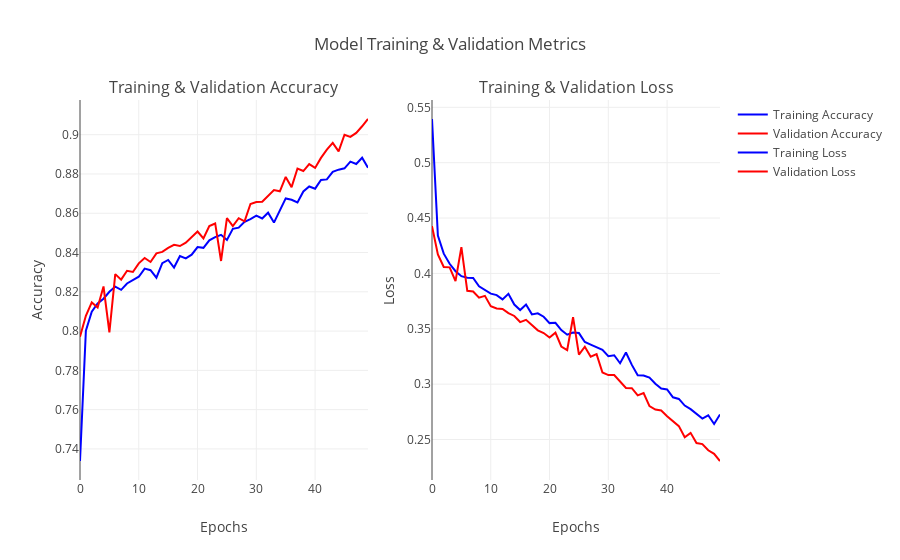

The code cell stored with this chart in its notebook:
### Markdown cell above
### Training and loss Plot

### Code cell
import plotly.graph_objects as go
from plotly.subplots import make_subplots

# Create the figure
fig = make_subplots(rows=1, cols=2, subplot_titles=('Training & Validation Accuracy', 'Training & Validation Loss'))

# Accuracy plot
fig.add_trace(
    go.Scatter(x=list(range(len(history.history['accuracy']))), y=history.history['accuracy'], 
               mode='lines', name='Training Accuracy', line=dict(color='blue')),
    row=1, col=1
)

fig.add_trace(
    go.Scatter(x=list(range(len(history.history['val_accuracy']))), y=history.history['val_accuracy'], 
               mode='lines', name='Validation Accuracy', line=dict(color='red')),
    row=1, col=1
)

# Loss plot
fig.add_trace(
    go.Scatter(x=list(range(len(history.history['loss']))), y=history.history['loss'], 
               mode='lines', name='Training Loss', line=dict(color='blue')),
    row=1, col=2
)

fig.add_trace(
    go.Scatter(x=list(range(len(history.history['val_loss']))), y=history.history['val_loss'], 
               mode='lines', name='Validation Loss', line=dict(color='red')),
    row=1, col=2
)

# Update layout for better visual appearance
fig.update_layout(
    title="Model Training & Validation Metrics",
    xaxis_title="Epochs",
    yaxis_title="Accuracy",
    xaxis2_title="Epochs",
    yaxis2_title="Loss",
    showlegend=True,
    template="none"
)

# Show the plot
fig.show()

### Figure 1 — Plotly figure (JSON) as saved in the notebook; plotly's stock layout.template omitted (floating-point values rounded to 4 significant figures)
{"data": [{"line": {"color": "blue"}, "mode": "lines", "name": "Training Accuracy", "type": "scatter", "x": [0, 1, 2, 3, 4, 5, 6, 7, 8, 9, 10, 11, 12, 13, 14, 15, 16, 17, 18, 19, 20, 21, 22, 23, 24, 25, 26, 27, 28, 29, 30, 31, 32, 33, 34, 35, 36, 37, 38, 39, 40, 41, 42, 43, 44, 45, 46, 47, 48, 49], "xaxis": "x", "y": [0.7338, 0.8002, 0.8099, 0.814, 0.8165, 0.82, 0.8226, 0.821, 0.8242, 0.8258, 0.8277, 0.8318, 0.831, 0.8272, 0.8346, 0.8362, 0.8324, 0.8382, 0.837, 0.8389, 0.8428, 0.8424, 0.8462, 0.8479, 0.849, 0.8464, 0.852, 0.8527, 0.8556, 0.857, 0.8588, 0.8574, 0.8603, 0.8552, 0.8615, 0.8676, 0.8669, 0.8655, 0.8711, 0.8736, 0.8725, 0.8769, 0.8772, 0.8811, 0.8822, 0.8829, 0.8863, 0.8851, 0.8883, 0.8832], "yaxis": "y"}, {"line": {"color": "red"}, "mode": "lines", "name": "Validation Accuracy", "type": "scatter", "x": [0, 1, 2, 3, 4, 5, 6, 7, 8, 9, 10, 11, 12, 13, 14, 15, 16, 17, 18, 19, 20, 21, 22, 23, 24, 25, 26, 27, 28, 29, 30, 31, 32, 33, 34, 35, 36, 37, 38, 39, 40, 41, 42, 43, 44, 45, 46, 47, 48, 49], "xaxis": "x", "y": [0.7971, 0.8078, 0.8146, 0.812, 0.8227, 0.7993, 0.829, 0.8262, 0.8307, 0.8301, 0.8345, 0.8372, 0.8352, 0.8396, 0.8403, 0.8424, 0.8439, 0.8433, 0.845, 0.8479, 0.8507, 0.8472, 0.8535, 0.8548, 0.8357, 0.8575, 0.8535, 0.8575, 0.8559, 0.8647, 0.8657, 0.8659, 0.8686, 0.8718, 0.8712, 0.8785, 0.8733, 0.8828, 0.8815, 0.885, 0.8831, 0.8882, 0.8924, 0.8958, 0.8915, 0.9, 0.8989, 0.9009, 0.9043, 0.908], "yaxis": "y"}, {"line": {"color": "blue"}, "mode": "lines", "name": "Training Loss", "type": "scatter", "x": [0, 1, 2, 3, 4, 5, 6, 7, 8, 9, 10, 11, 12, 13, 14, 15, 16, 17, 18, 19, 20, 21, 22, 23, 24, 25, 26, 27, 28, 29, 30, 31, 32, 33, 34, 35, 36, 37, 38, 39, 40, 41, 42, 43, 44, 45, 46, 47, 48, 49], "xaxis": "x2", "y": [0.5395, 0.4343, 0.4178, 0.4087, 0.402, 0.3975, 0.3961, 0.3959, 0.3884, 0.3849, 0.3817, 0.3804, 0.3765, 0.3815, 0.3719, 0.3669, 0.3719, 0.363, 0.364, 0.3609, 0.3551, 0.3554, 0.3489, 0.3446, 0.3466, 0.3461, 0.338, 0.3357, 0.3337, 0.3309, 0.3252, 0.3261, 0.3189, 0.3285, 0.3174, 0.3081, 0.3078, 0.3059, 0.3004, 0.296, 0.2952, 0.2881, 0.2866, 0.2806, 0.2774, 0.2734, 0.2689, 0.2719, 0.264, 0.2726], "yaxis": "y2"}, {"line": {"color": "red"}, "mode": "lines", "name": "Validation Loss", "type": "scatter", "x": [0, 1, 2, 3, 4, 5, 6, 7, 8, 9, 10, 11, 12, 13, 14, 15, 16, 17, 18, 19, 20, 21, 22, 23, 24, 25, 26, 27, 28, 29, 30, 31, 32, 33, 34, 35, 36, 37, 38, 39, 40, 41, 42, 43, 44, 45, 46, 47, 48, 49], "xaxis": "x2", "y": [0.4427, 0.4171, 0.4058, 0.4055, 0.393, 0.4237, 0.3842, 0.3836, 0.3781, 0.3797, 0.3704, 0.3684, 0.3679, 0.3641, 0.3616, 0.3561, 0.3581, 0.3535, 0.3486, 0.3461, 0.3421, 0.3464, 0.334, 0.3307, 0.3605, 0.3267, 0.3338, 0.3248, 0.3271, 0.3106, 0.3082, 0.3082, 0.3021, 0.2965, 0.2964, 0.2899, 0.2919, 0.2801, 0.2771, 0.2762, 0.2711, 0.2665, 0.2621, 0.252, 0.256, 0.2468, 0.2459, 0.2403, 0.2371, 0.2306], "yaxis": "y2"}], "layout": {"annotations": [{"font": {"size": 16}, "showarrow": false, "text": "Training & Validation Accuracy", "x": 0.225, "xanchor": "center", "xref": "paper", "y": 1, "yanchor": "bottom", "yref": "paper"}, {"font": {"size": 16}, "showarrow": false, "text": "Training & Validation Loss", "x": 0.775, "xanchor": "center", "xref": "paper", "y": 1, "yanchor": "bottom", "yref": "paper"}], "showlegend": true, "title": {"text": "Model Training & Validation Metrics"}, "xaxis": {"anchor": "y", "domain": [0, 0.45], "title": {"text": "Epochs"}}, "xaxis2": {"anchor": "y2", "domain": [0.55, 1], "title": {"text": "Epochs"}}, "yaxis": {"anchor": "x", "domain": [0, 1], "title": {"text": "Accuracy"}}, "yaxis2": {"anchor": "x2", "domain": [0, 1], "title": {"text": "Loss"}}}}
